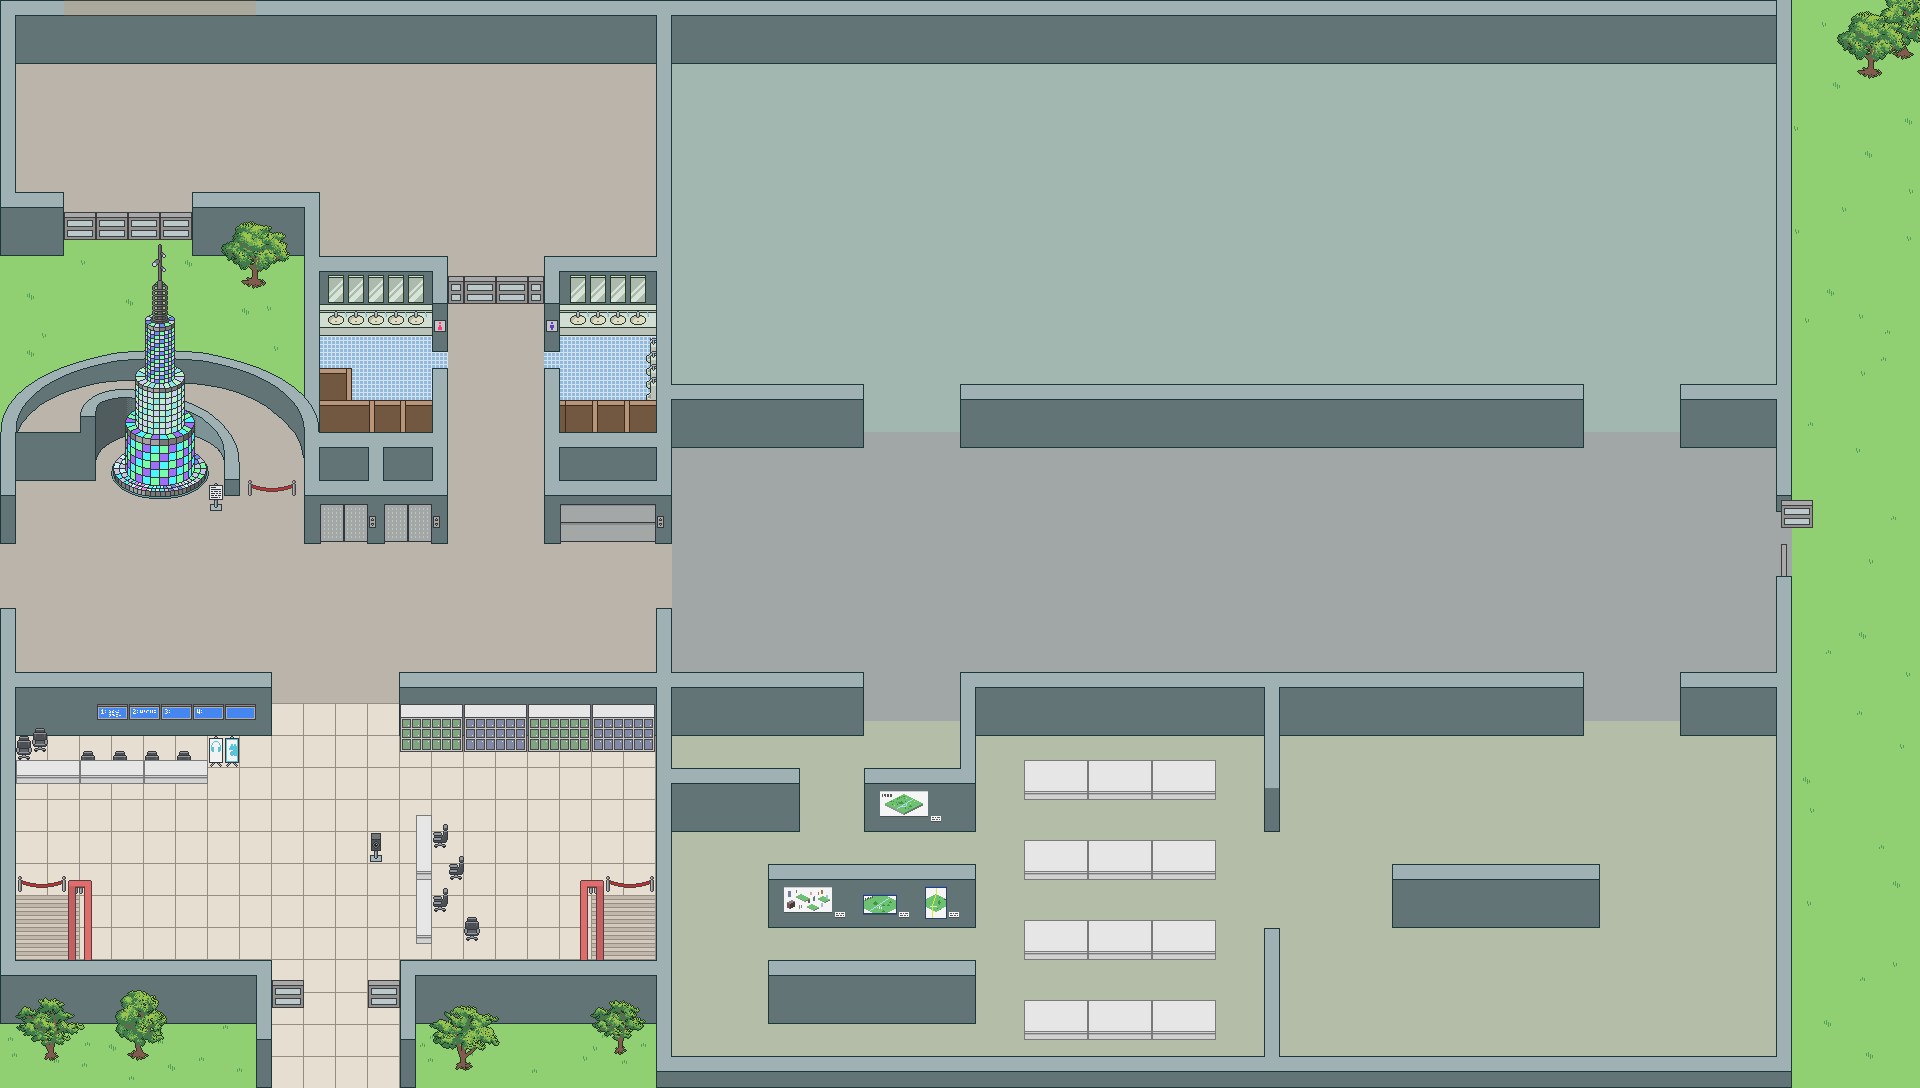

Rendered tile map (Tiled .tmx) drawn with the repository's tilesets; below, a short description and the map source with its tile grids summarised:
An orthogonal 120x68 tile map with 16x16 px tiles, 2 tile layers (background, collision), 1 hidden layer not drawn, 2 tilesets.

<map version="1.4" tiledversion="1.4.3" orientation="orthogonal" renderorder="right-down" width="120" height="68" tilewidth="16" tileheight="16" infinite="0" nextlayerid="4" nextobjectid="1">
 <editorsettings>
  <export target="tilemap/example_map.json" format="json" />
 </editorsettings>
 <tileset firstgid="1" name="simple" tilewidth="16" tileheight="16" tilecount="4" columns="2">
  <image source="tilemap/simple_tile.png" width="32" height="32" />
  <tile id="0" type="wall">
   <properties>
    <property name="collides" type="bool" value="true" />
   </properties>
  </tile>
  <tile id="1" type="wall2">
   <properties>
    <property name="collides" type="bool" value="true" />
   </properties>
  </tile>
 </tileset>
 <tileset firstgid="5" name="background-tileset" tilewidth="16" tileheight="16" tilecount="8160" columns="120">
  <image source="img/미술관내부0216.png" width="1920" height="1088" />
 </tileset>
 <layer id="3" name="background" width="120" height="68">
  <data>[8160 cells, 8160 non-empty, 8160 distinct tile ids]</data>
 </layer>
 <layer id="1" name="collision" width="120" height="68">
  <data>[8160 cells, 28 non-empty, 2 distinct tile ids]</data>
 </layer>
 <imagelayer id="2" name="Image Layer 1" visible="0" opacity="0.18">
  <image source="img/미술관내부0216.png" width="1920" height="1088" />
 </imagelayer>
</map>
